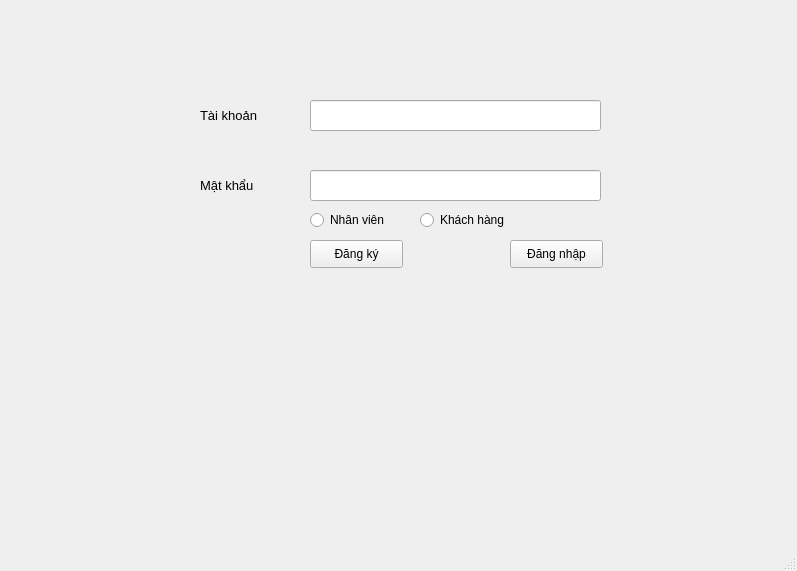
<?xml version="1.0" encoding="UTF-8"?>
<ui version="4.0">
 <class>MainWindow</class>
 <widget class="QMainWindow" name="MainWindow">
  <property name="geometry">
   <rect>
    <x>0</x>
    <y>0</y>
    <width>797</width>
    <height>571</height>
   </rect>
  </property>
  <property name="windowTitle">
   <string>MainWindow</string>
  </property>
  <widget class="QWidget" name="centralwidget">
   <widget class="QLineEdit" name="txt_tk">
    <property name="geometry">
     <rect>
      <x>310</x>
      <y>100</y>
      <width>291</width>
      <height>31</height>
     </rect>
    </property>
   </widget>
   <widget class="QLineEdit" name="txt_mk">
    <property name="geometry">
     <rect>
      <x>310</x>
      <y>170</y>
      <width>291</width>
      <height>31</height>
     </rect>
    </property>
    <property name="echoMode">
     <enum>QLineEdit::Password</enum>
    </property>
   </widget>
   <widget class="QLabel" name="label">
    <property name="geometry">
     <rect>
      <x>200</x>
      <y>100</y>
      <width>81</width>
      <height>31</height>
     </rect>
    </property>
    <property name="font">
     <font>
      <pointsize>10</pointsize>
     </font>
    </property>
    <property name="layoutDirection">
     <enum>Qt::LeftToRight</enum>
    </property>
    <property name="text">
     <string>Tài khoản</string>
    </property>
   </widget>
   <widget class="QLabel" name="label_2">
    <property name="geometry">
     <rect>
      <x>200</x>
      <y>170</y>
      <width>81</width>
      <height>31</height>
     </rect>
    </property>
    <property name="font">
     <font>
      <pointsize>10</pointsize>
     </font>
    </property>
    <property name="text">
     <string>Mật khẩu</string>
    </property>
   </widget>
   <widget class="QPushButton" name="btn_login">
    <property name="geometry">
     <rect>
      <x>510</x>
      <y>240</y>
      <width>93</width>
      <height>28</height>
     </rect>
    </property>
    <property name="text">
     <string>Đăng nhập</string>
    </property>
   </widget>
   <widget class="QPushButton" name="btn_dky">
    <property name="geometry">
     <rect>
      <x>310</x>
      <y>240</y>
      <width>93</width>
      <height>28</height>
     </rect>
    </property>
    <property name="text">
     <string>Đăng ký</string>
    </property>
   </widget>
   <widget class="QRadioButton" name="r_nv">
    <property name="geometry">
     <rect>
      <x>310</x>
      <y>210</y>
      <width>95</width>
      <height>20</height>
     </rect>
    </property>
    <property name="text">
     <string>Nhân viên</string>
    </property>
   </widget>
   <widget class="QRadioButton" name="r_kh">
    <property name="geometry">
     <rect>
      <x>420</x>
      <y>210</y>
      <width>95</width>
      <height>20</height>
     </rect>
    </property>
    <property name="text">
     <string>Khách hàng</string>
    </property>
   </widget>
  </widget>
  <widget class="QStatusBar" name="statusbar"/>
 </widget>
 <resources/>
 <connections/>
</ui>
